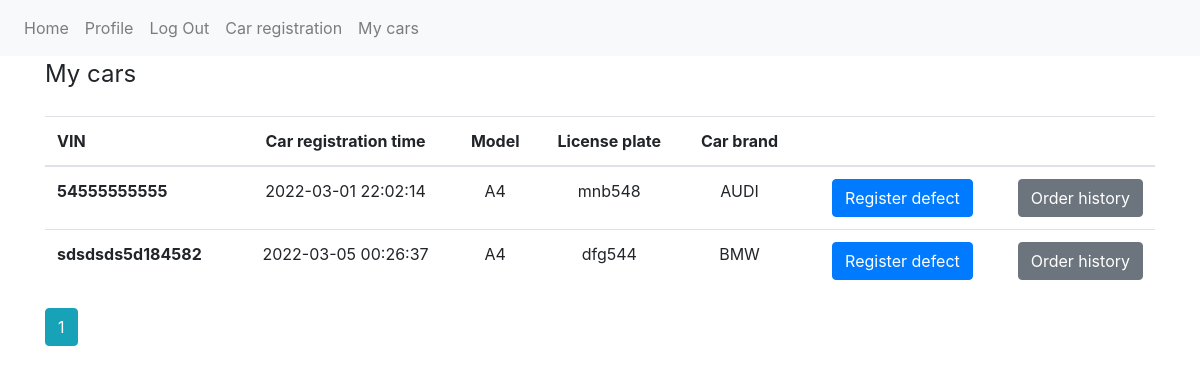
Screenshot of /all_cars (signed in) with the database file from the repository.
### atsiskaitymas/models.py (models this page shows, shortened)
class Car(db.Model):
    id = db.Column(db.Integer, primary_key=True)
    car_brand = db.Column('Car brand', db.String(40), nullable=False)
    model = db.Column('Model', db.String(30), nullable=False)
    registration_time = db.Column(DateTime, default=datetime.utcnow())
    years = db.Column('Year of manufacture', db.Integer, nullable=False)
    engine = db.Column('Engine capacity', db.String(30), nullable=False)
    plate = db.Column('License plate', db.String(20), nullable=False)
    vin = db.Column('Vehicle identification number', db.String(50), nullable=False)
    user_id = db.Column(db.Integer, db.ForeignKey('user.id'))
    user = db.relationship("User")

### atsiskaitymas/routes.py (the view)
@app.route('/all_cars')
@login_required
def all_cars():
    page = request.args.get('page', 1, type=int)
    visi_automobiliai = Car.query.filter_by(user_id=current_user.id).paginate(page=page, per_page=5)
    return render_template("all_cars.html", visi_automobiliai=visi_automobiliai, datetime=datetime)

### atsiskaitymas/__init__.py (called while the page is built)
@login_manager.user_loader
def load_user(user_id):
    return User.query.get(int(user_id))

### atsiskaitymas/templates/all_cars.html
{% extends 'base.html' %}
{% block content %}
{% if visi_automobiliai %}
<legend class= "mb-4">My cars</legend>
<table class="table">
    <thead>
        <tr>
            <th scope="col">VIN</th>
            <th scope="col" class="text-center">Car registration time</th>
            <th scope="col" class="text-center">Model</th>
            <th scope="col" class="text-center">License plate</th>
            <th scope="col" class="text-center">Car brand</th>
            <th scope="col"></th>
            <th scope="col"></th>
        </tr>
    </thead>
{% for automobilis in visi_automobiliai.items %}<tr>
    <th scope="row">{{ automobilis.vin }}</th>
    <td class="text-center">{{ datetime.strftime(automobilis.registration_time, "%Y-%m-%d %H:%M:%S")}}</td>
    <td class="text-center">{{ automobilis.model }}</td>
    <td class="text-center">{{ automobilis.plate}}</td>
    <td class="text-center">{{ automobilis.car_brand }}</td>
    <th scope="row"><a role="button" class="btn btn-primary float-right" href="{{url_for('repair', car_id=automobilis.id)}}">Register defect</a></th>
    <th scope="row"><a role="button" class="btn btn-secondary float-right" href="{{url_for('orders_history', car_id=automobilis.id)}}">Order history</a></th>
</tr>{% endfor %}
</table>
{% for page_num in visi_automobiliai.iter_pages(left_edge=1, right_edge=1, left_current=1, right_current=2) %}
    {% if page_num %}
        {% if visi_automobiliai.page == page_num %}
            <a class="btn btn-info mb-4" href="{{ url_for('all_cars', page=page_num) }}">{{ page_num }}</a>
        {% else %}
            <a class="btn btn-outline-info mb-4" href="{{ url_for('all_cars', page=page_num) }}">{{ page_num }}</a>
        {% endif %}
    {% else %}
    ...
    {% endif %}
{% endfor %}
{% endif %}
{% endblock content %}

### rows the page displays
Car: vin "54555555555", strftime "2022-03-01 22:02:14", model "A4", plate "mnb548", car_brand "AUDI"
Car: vin "sdsdsds5d184582", strftime "2022-03-05 00:26:37", model "A4", plate "dfg544", car_brand "BMW"

### other values shown
{{ page_num }} "1"
